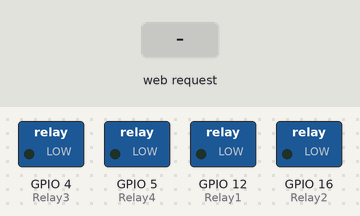
A sketch run on a simulated ESP8266 (NodeMCU). On the bench: switched loads named in the sketch (green lamp = pin HIGH). Inputs (shaded band) come from the test bench. WiFi joins after 1.5 s; servers stay silent unless stated; what the sketch prints to the serial monitor is not drawn.

Above: at 2.7 s.
2.8 s: HTTP request GET /Relay1ON received
At 3.3 s:
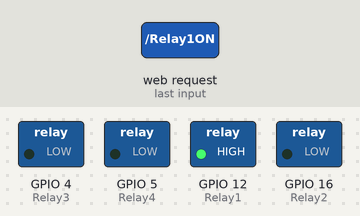
4.3 s: HTTP request GET /Relay2ON received
At 5.5 s:
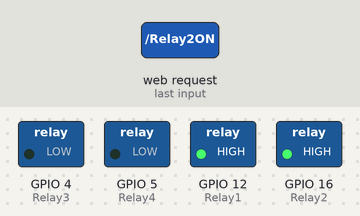
5.8 s: HTTP request GET /Relay1OFF received
At 6.8 s:
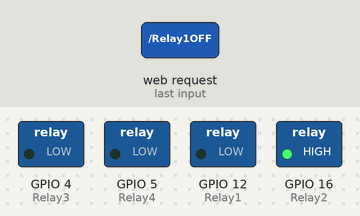
7.3 s: HTTP request GET /Relay3ON received
At 7.9 s:
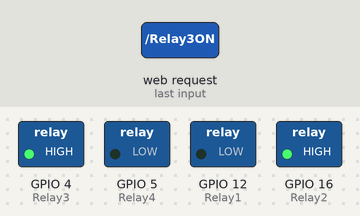
8.8 s: HTTP request GET /Relay2OFF received
At 9.1 s:
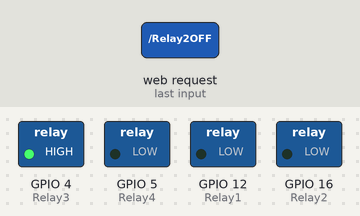
10.3 s: HTTP request GET /Relay3OFF received
At 11.4 s:
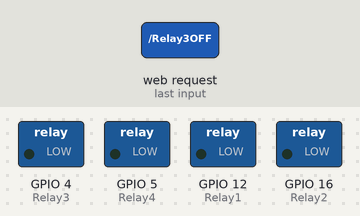
Timing chart, 0 to 12.8 s (numbered marks = the images above; inputs shaded):
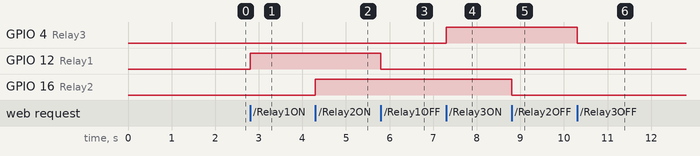

The sketch:

Runner_In_Embedded_C.ino
```cpp
#include <ESP8266WiFi.h>
WiFiClient client;
WiFiServer server(80);

/* WiFi settings */
const char* ssid = "Hello World 3";   // WiFi SSID
const char* password = "paf444406";   // WiFi Password

/* Data received from the application */
String data = "";

/* Define motor control pins */
int Relay1 = 12;    // D6
int Relay2 = 16;    // D0
int Relay3 = 4;     // D2
int Relay4 = 5;     // D1

void setup() {
    /* Initialize motor control pins as output */
    pinMode(Relay1, OUTPUT);
    pinMode(Relay2, OUTPUT);
    pinMode(Relay3, OUTPUT);
    pinMode(Relay4, OUTPUT);

    digitalWrite(Relay1, LOW);
    digitalWrite(Relay2, LOW);
    digitalWrite(Relay3, LOW);
    digitalWrite(Relay4, LOW);

    /* Start server communication */
    Serial.begin(115200);
    connectWiFi();
    server.begin();
}

void loop() {
    /* If the server is available, run the "checkClient" function */
    client = server.available();
    if (!client) return;
    data = checkClient();
    Serial.print(data);

    /* Run function according to incoming data from application */
    if (data == "Relay1ON") {
        digitalWrite(Relay1, HIGH);
    } else if (data == "Relay1OFF") {
        digitalWrite(Relay1, LOW);
    } else if (data == "Relay2ON") {
        digitalWrite(Relay2, HIGH);
    } else if (data == "Relay2OFF") {
        digitalWrite(Relay2, LOW);
    } else if (data == "Relay3ON") {
        digitalWrite(Relay3, HIGH);
    } else if (data == "Relay3OFF") {
        digitalWrite(Relay3, LOW);
    } else if (data == "RELAY4SUCCESS") {
        // Check for face recognition and control relay based on response
        int response = sendRequestToPythonServer();  // Send request to Python server
        if (response == 1) {
            digitalWrite(Relay4, HIGH);  // Turn on Relay 4 if face is recognized
            Serial.println("Face recognized, Relay 4 ON");
            delay(5000); // Adjust delay as needed
            digitalWrite(Relay4, LOW);  // Turn off Relay 4 after delay
            Serial.println("Relay 4 OFF");
        } else {
            Serial.println("Error or face not recognized.");
        }
    }
}

void connectWiFi() {
    Serial.println("Connecting to WIFI");
    WiFi.begin(ssid, password);
    while (!(WiFi.status() == WL_CONNECTED)) {
        delay(300);
        Serial.print("..");
    }
    Serial.println("");
    Serial.println("WiFi connected");
    Serial.println("NodeMCU Local IP is: ");
    Serial.print((WiFi.localIP()));
}

/* Receive data from the app */
String checkClient(void) {
    while (!client.available()) delay(1);
    String request = client.readStringUntil('\r');
    request.remove(0, 5);
    request.remove(request.length() - 9, 9);
    return request;
}

/* Send request to Python server for face recognition */
int sendRequestToPythonServer() {
    if (client.connect("192.168.173.48", 5000)) {  // Change to your Python server IP and port
        String url = "/trigger";  // Request URL for face recognition
        client.print(String("GET ") + url + " HTTP/1.1\r\n" +
                     "Host: 192.168.173.48\r\n" +  // Python server IP
                     "Connection: close\r\n\r\n");

        delay(500);  // Wait for the response
        String response = client.readString();
        client.stop();

        // Check for HTTP response and parse it
        if (response.indexOf("200 OK") != -1) {
            // Parse the body of the response for "1" or "0"
            int startIndex = response.indexOf("\r\n\r\n") + 4;  // Move past the headers
            String body = response.substring(startIndex);
            Serial.println("Response from server: " + body);  // Print server response for debugging
            if (body.indexOf("1") != -1) {
                return 1;  // Face recognized
            } else {
                return 0;  // Face not recognized
            }
        } else {
            Serial.println("Error: Unexpected response from server");
            return -1;  // Indicate an error occurred
        }
    } else {
        Serial.println("Connection to Python server failed");
        return -1;  // Connection error
    }
}
```

Measured:
- after the input at 2.8 s, GPIO 12 (Relay1): LOW → HIGH at once
- after the input at 4.3 s, GPIO 16 (Relay2): LOW → HIGH at once
- after the input at 5.8 s, GPIO 12 (Relay1): HIGH → LOW at once
- after the input at 7.3 s, GPIO 4 (Relay3): LOW → HIGH at once
- after the input at 8.8 s, GPIO 16 (Relay2): HIGH → LOW at once
- after the input at 10.3 s, GPIO 4 (Relay3): HIGH → LOW at once
